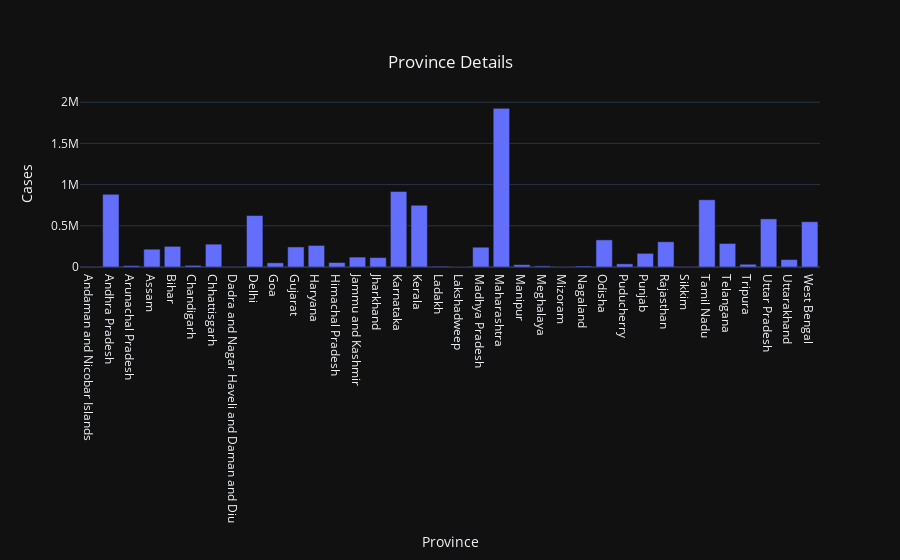

The notebook cell saved with this chart:
### Code cell
# bar chart depicting the number of confirmed cases in various provinces in India
plot_province(country_stats, "Confirmed")

### Figure 1 — Plotly figure (JSON) as saved in the notebook; plotly's stock layout.template omitted (floating-point values rounded to 4 significant figures)
{"data": [{"type": "bar", "x": ["Andaman and Nicobar Islands", "Andhra Pradesh", "Arunachal Pradesh", "Assam", "Bihar", "Chandigarh", "Chhattisgarh", "Dadra and Nagar Haveli and Daman and Diu", "Delhi", "Goa", "Gujarat", "Haryana", "Himachal Pradesh", "Jammu and Kashmir", "Jharkhand", "Karnataka", "Kerala", "Ladakh", "Lakshadweep", "Madhya Pradesh", "Maharashtra", "Manipur", "Meghalaya", "Mizoram", "Nagaland", "Odisha", "Puducherry", "Punjab", "Rajasthan", "Sikkim", "Tamil Nadu", "Telangana", "Tripura", "Uttar Pradesh", "Uttarakhand", "West Bengal"], "y": [4936, 881599, 16709, 216063, 250928, 19615, 277471, 3375, 624118, 50884, 243459, 261672, 54894, 120527, 114650, 917571, 749450, 9436, 0, 240081, 1925066, 28096, 13387, 4199, 11917, 329001, 38070, 165878, 306784, 5864, 816132, 285939, 33258, 583941, 90167, 549715]}], "layout": {"title": {"text": "Province Details", "x": 0.5, "xanchor": "center", "y": 0.9, "yanchor": "top"}, "xaxis": {"title": {"text": "Province"}}, "yaxis": {"title": {"text": "Cases"}}}}
